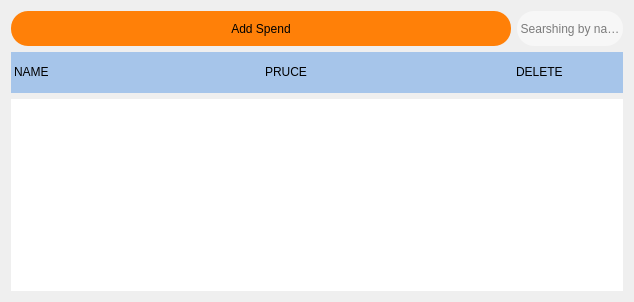
                   <widget class="QWidget" name="page_10">
                    <layout class="QGridLayout" name="gridLayout_14">
                     <item row="2" column="0" colspan="2">
                      <widget class="QTableWidget" name="tableWidget">
                       <property name="styleSheet">
                        <string notr="true">border:none;
color: rgb(0, 0, 0);</string>
                       </property>
                       <property name="showGrid">
                        <bool>false</bool>
                       </property>
                       <property name="rowCount">
                        <number>4</number>
                       </property>
                       <attribute name="horizontalHeaderVisible">
                        <bool>false</bool>
                       </attribute>
                       <attribute name="horizontalHeaderStretchLastSection">
                        <bool>true</bool>
                       </attribute>
                       <attribute name="verticalHeaderVisible">
                        <bool>false</bool>
                       </attribute>
                       <row/>
                       <row/>
                       <row/>
                       <row/>
                       <column>
                        <property name="text">
                         <string>New Column</string>
                        </property>
                       </column>
                       <column>
                        <property name="text">
                         <string>New Column</string>
                        </property>
                       </column>
                       <column>
                        <property name="text">
                         <string>New Column</string>
                        </property>
                       </column>
                       <column>
                        <property name="text">
                         <string>New Column</string>
                        </property>
                       </column>
                      </widget>
                     </item>
                     <item row="0" column="1">
                      <widget class="QLineEdit" name="lineEdit_11">
                       <property name="minimumSize">
                        <size>
                         <width>0</width>
                         <height>35</height>
                        </size>
                       </property>
                       <property name="styleSheet">
                        <string notr="true">background-color: rgb(255, 255, 255,125);
color: rgb(0, 0, 0);
border-radius:17px;</string>
                       </property>
                       <property name="alignment">
                        <set>Qt::AlignCenter</set>
                       </property>
                       <property name="placeholderText">
                        <string>Searshing by name</string>
                       </property>
                      </widget>
                     </item>
                     <item row="0" column="0">
                      <widget class="QPushButton" name="pushButton_32">
                       <property name="minimumSize">
                        <size>
                         <width>500</width>
                         <height>35</height>
                        </size>
                       </property>
                       <property name="styleSheet">
                        <string notr="true">background-color: rgb(255, 128, 8);
border-radius:17px;
font: 13pt &quot;Cantarell&quot;;</string>
                       </property>
                       <property name="text">
                        <string>Add Spend</string>
                       </property>
                      </widget>
                     </item>
                     <item row="1" column="0" colspan="2">
                      <widget class="QTableWidget" name="tableWidget_31">
                       <property name="enabled">
                        <bool>true</bool>
                       </property>
                       <property name="minimumSize">
                        <size>
                         <width>0</width>
                         <height>0</height>
                        </size>
                       </property>
                       <property name="maximumSize">
                        <size>
                         <width>16777215</width>
                         <height>41</height>
                        </size>
                       </property>
                       <property name="styleSheet">
                        <string notr="true">background-color: rgb(53, 132, 228,100);


border-radius:0px;
color: rgb(0, 0, 0);</string>
                       </property>
                       <property name="horizontalScrollBarPolicy">
                        <enum>Qt::ScrollBarAlwaysOff</enum>
                       </property>
                       <property name="alternatingRowColors">
                        <bool>false</bool>
                       </property>
                       <property name="showGrid">
                        <bool>false</bool>
                       </property>
                       <property name="rowCount">
                        <number>1</number>
                       </property>
                       <property name="columnCount">
                        <number>4</number>
                       </property>
                       <attribute name="horizontalHeaderVisible">
                        <bool>false</bool>
                       </attribute>
                       <attribute name="horizontalHeaderDefaultSectionSize">
                        <number>251</number>
                       </attribute>
                       <attribute name="horizontalHeaderHighlightSections">
                        <bool>true</bool>
                       </attribute>
                       <attribute name="verticalHeaderVisible">
                        <bool>false</bool>
                       </attribute>
                       <attribute name="verticalHeaderMinimumSectionSize">
                        <number>41</number>
                       </attribute>
                       <attribute name="verticalHeaderDefaultSectionSize">
                        <number>41</number>
                       </attribute>
                       <attribute name="verticalHeaderHighlightSections">
                        <bool>true</bool>
                       </attribute>
                       <row>
                        <property name="text">
                         <string>New Row</string>
                        </property>
                       </row>
                       <column>
                        <property name="text">
                         <string>New Column</string>
                        </property>
                       </column>
                       <column>
                        <property name="text">
                         <string>New Column</string>
                        </property>
                       </column>
                       <column>
                        <property name="text">
                         <string>New Column</string>
                        </property>
                       </column>
                       <column>
                        <property name="text">
                         <string>New Column</string>
                        </property>
                       </column>
                       <item row="0" column="0">
                        <property name="text">
                         <string>NAME</string>
                        </property>
                       </item>
                       <item row="0" column="1">
                        <property name="text">
                         <string>PRUCE</string>
                        </property>
                       </item>
                       <item row="0" column="2">
                        <property name="text">
                         <string>DELETE</string>
                        </property>
                       </item>
                       <item row="0" column="3">
                        <property name="text">
                         <string>UPDATE</string>
                        </property>
                       </item>
                      </widget>
                     </item>
                    </layout>
                   </widget>
